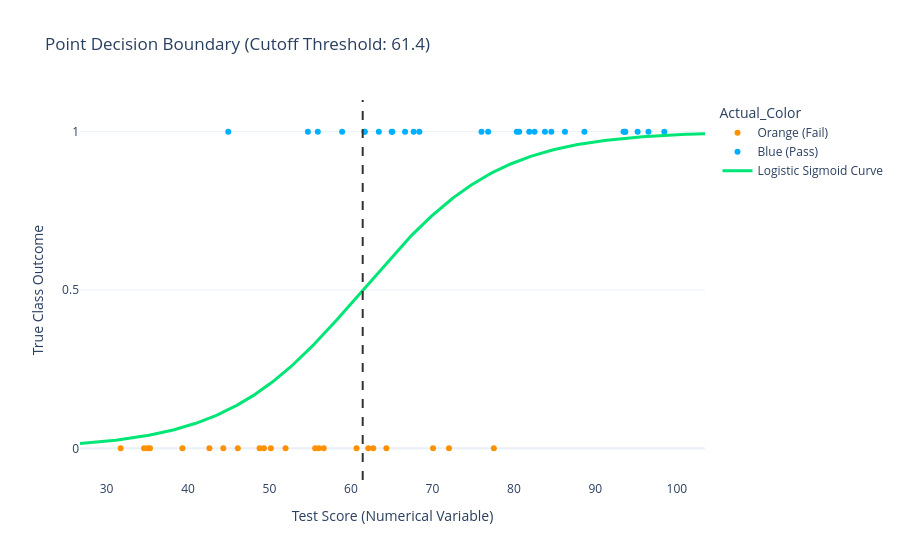

The cell this chart's notebook holds for it:
### Code cell
# Add the vertical threshold marker line
fig.add_vline(
    x=boundary_cutoff,
    line_width=2,
    line_dash="dash",
    line_color="#333333"
)

# Clean up layout axes and display the interactive plot
fig.update_layout(
    yaxis=dict(tickvals=[0, 0.5, 1], range=[-0.1, 1.1]),
    template="plotly_white"
)

fig.show()

### Figure 1 — Plotly figure (JSON) as saved in the notebook; plotly's stock layout.template omitted (floating-point values rounded to 4 significant figures; data arrays with more than 128 entries replaced by an {"elided": "..."} marker saying what was removed)
{"data": [{"alignmentgroup": "True", "boxpoints": "all", "fillcolor": "rgba(255,255,255,0)", "hoveron": "points", "hovertemplate": "Actual_Color=Orange (Fail)<br>Test Score (Numerical Variable)=%{x}<br>True Class Outcome=%{y}<extra></extra>", "legendgroup": "Orange (Fail)", "line": {"color": "rgba(255,255,255,0)"}, "marker": {"color": "#ff9100"}, "name": "Orange (Fail)", "offsetgroup": "Orange (Fail)", "orientation": "v", "pointpos": 0, "showlegend": true, "type": "box", "x": [35.34, 60.69, 35.04, 48.79, 77.55, 56.67, 34.62, 50.17, 31.74, 72.04, 46.12, 39.32, 62.74, 44.34, 64.35, 56.07, 55.61, 51.98, 70.08, 49.32, 62.14, 42.63], "x0": " ", "xaxis": "x", "y": [0, 0, 0, 0, 0, 0, 0, 0, 0, 0, 0, 0, 0, 0, 0, 0, 0, 0, 0, 0, 0, 0], "y0": " ", "yaxis": "y"}, {"alignmentgroup": "True", "boxpoints": "all", "fillcolor": "rgba(255,255,255,0)", "hoveron": "points", "hovertemplate": "Actual_Color=Blue (Pass)<br>Test Score (Numerical Variable)=%{x}<br>True Class Outcome=%{y}<extra></extra>", "legendgroup": "Blue (Pass)", "line": {"color": "rgba(255,255,255,0)"}, "marker": {"color": "#00b0ff"}, "name": "Blue (Pass)", "offsetgroup": "Blue (Pass)", "orientation": "v", "pointpos": 0, "showlegend": true, "type": "box", "x": [84.59, 80.64, 98.46, 67.69, 65.08, 64.99, 86.26, 93.67, 44.94, 61.65, 95.18, 96.51, 68.39, 93.64, 66.64, 82.53, 76.83, 63.42, 88.65, 83.81, 61.7, 54.71, 76.02, 55.92, 80.35, 58.91, 93.45, 81.88], "x0": " ", "xaxis": "x", "y": [1, 1, 1, 1, 1, 1, 1, 1, 1, 1, 1, 1, 1, 1, 1, 1, 1, 1, 1, 1, 1, 1, 1, 1, 1, 1, 1, 1], "y0": " ", "yaxis": "y"}, {"line": {"color": "#00e676", "width": 3}, "mode": "lines", "name": "Logistic Sigmoid Curve", "type": "scatter", "x": {"elided": "300 float values"}, "y": {"elided": "300 float values"}}], "layout": {"boxmode": "group", "legend": {"title": {"text": "Actual_Color"}, "tracegroupgap": 0}, "shapes": [{"line": {"color": "#333333", "dash": "dash", "width": 2}, "type": "line", "x0": 61.44, "x1": 61.44, "xref": "x", "y0": 0, "y1": 1, "yref": "y domain"}], "title": {"text": "Point Decision Boundary (Cutoff Threshold: 61.4)"}, "xaxis": {"anchor": "y", "domain": [0, 1], "title": {"text": "Test Score (Numerical Variable)"}}, "yaxis": {"anchor": "x", "domain": [0, 1], "range": [-0.1, 1.1], "tickvals": [0, 0.5, 1], "title": {"text": "True Class Outcome"}}}}
